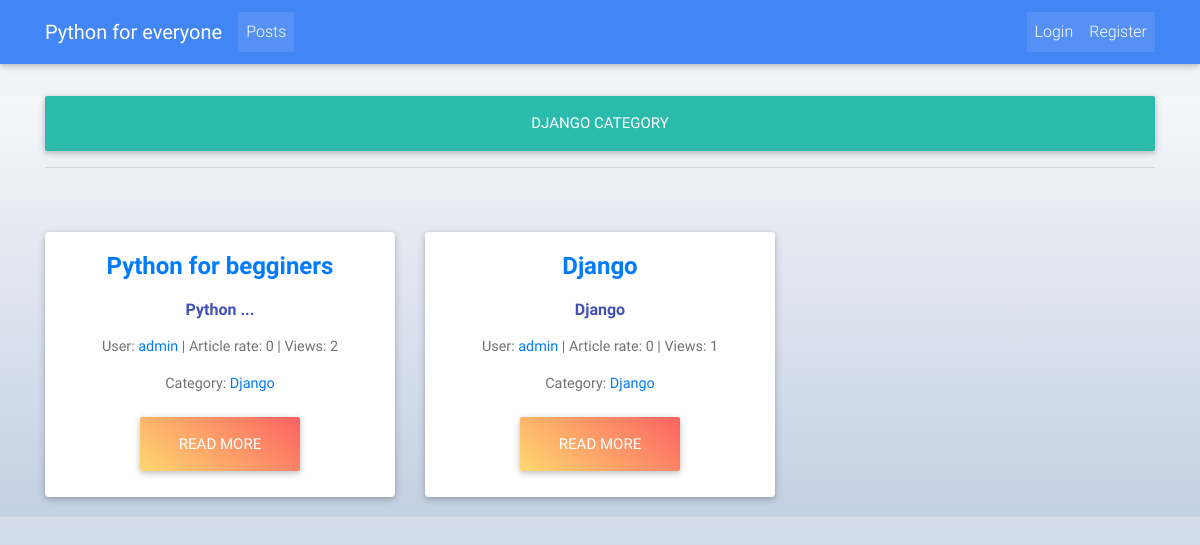
/posts/category/Django/, run on the app's committed database.
### post/models.py (models this page shows, shortened)
class Posts(models.Model):
    user = models.ForeignKey(User, on_delete=models.CASCADE)
    title = models.CharField(max_length=50)
    content = models.TextField()
    image = models.ImageField(upload_to='media',
                              null=True,
                              blank=True,
                             )
    rate = models.IntegerField(default=0)
    views = models.PositiveIntegerField(default=0)
    updated_at = models.DateTimeField(auto_now_add=False, auto_now=True)
    timestamp = models.DateTimeField(auto_now_add=True, auto_now=False)
    objects = PostManager()
    likes = GenericRelation(Like)
    category = models.ForeignKey(Category, on_delete=models.CASCADE)
    def get_user_url(self):
        return reverse("accounts:account", kwargs={"id": self.user.id})
    def get_absolute_url(self):
        return reverse("post:detail_page", kwargs={"id": self.id})

class Category(models.Model):
    name = models.CharField(max_length=50)
    content = models.TextField()
    image = models.ImageField(upload_to='media',
                              null=True,
                              blank=True,
                              )

### post/views.py (the view)
# urls.py: re_path('^category/(?P<slug>[-\w]+)/$', category_detail_view, name='category_detail_view'),
def category_detail_view(request, slug):
    posts = Posts.objects.filter(category__name=slug)
    context = {
        "posts": posts,
        "category": slug
    }
    return render(request, "home/category.html", context)

### templates/home/category.html (shortened to what this page needs)
{% extends "home/base.html" %}
{% block content %}
<br><br>
<div style="background: linear-gradient(#f5f7fa, #c3cfe2);">
    <div class="container">
        <div class="col-xs-10 col-xs-offset-2">
            <div class="row">
                <div class="container">
                <h2 class="btn btn-default btn-lg btn-block">{{ category }} category</h2>
                <hr>
                </div>
                {% if posts %}
                    {% for post in posts %}
                        {% if forloop.counter0|divisibleby:3 %}
                            </div><br><br><div class="row">
                        {% endif %}
                            <div class="col-xs-12 col-sm-6 col-md-4" style="margin-bottom: 20px;">
                                <div class="card card-cascade width_card">
                                  <div class="card-body card-body-cascade text-center">
                                    <h4 class="card-title"><strong><a href="{{ post.get_absolute_url }}">{{ post.title }}</a></strong></h4>
                                    <h6 class="font-weight-bold indigo-text py-2">{{ post.content|truncatechars:20 }}</h6>
                                    <p class="card-text"> User: <a href="{{ post.get_user_url }}">{{ post.user.username }}</a> | Article rate: {{ post.rate }} | Views: {{ post.views }}</p>
                                    <p class="card-text"> Category: <a href="{% url "post:category_detail_view" slug=post.category.name %}">{{ post.category.name }}</a></p>
                                    <a href="{{ post.get_absolute_url }}" class="btn peach-gradient btn-lg ">Read more</a>
                                  </div>
                                </div>
                            </div>
                    {% endfor %}
                {% else %}
                    <h3 class="alert alert-info text-center">Ops, we haven't posts with this category</h3>
                {% endif %}
            </div>
        </div>
        </div>
    </div>
{% endblock %}

### templates/home/base.html (shortened to what this page needs)
{% load staticfiles %}
<!DOCTYPE html>
<html lang="en" class="full-height">
<head>
    <link rel="stylesheet" href="{% static "css/bootstrap.min.css" %}">
    <link rel="stylesheet" href="https://maxcdn.bootstrapcdn.com/font-awesome/4.7.0/css/font-awesome.min.css">
    <link rel="stylesheet" href="{% static "css/compiled.min.css" %}">
    <link rel="stylesheet" href="{% static "css/style.css" %}">
    <link rel="stylesheet" href="{% static "css/custom_style.css" %}">
</head>
<body style="background: linear-gradient(#f5f7fa, #c3cfe2);">
<nav class="navbar navbar-expand-lg navbar-dark primary-color fixed-top scrolling-navbar">
    <div class="container">
      <a class="navbar-brand" href="{% url "start:home" %}">
        <strong>Python for everyone</strong>
      </a>
      <div class="collapse navbar-collapse" id="navbarSupportedContent-7">
        <ul class="navbar-nav mr-auto">
          <li class="nav-item active">
            <a class="nav-link" href="{% url "post:home_page" %}">Posts
            </a>
          </li>
        </ul>
          <ul class="navbar-nav nav-flex-icons">
              {% if request.user.is_authenticated %}
                  <li class="nav-item dropdown">
                    <a class="nav-link dropdown-toggle" id="navbarDropdownMenuLink" data-toggle="dropdown" aria-haspopup="true" aria-expanded="false">You: {{ request.user.username }}</a>
                    <div class="dropdown-menu dropdown-primary" aria-labelledby="navbarDropdownMenuLink">
                        <a class="dropdown-item" href="{% url "accounts:account" id=request.user.id %}">My account</a>
                        <a class="dropdown-item" href="{% url "accounts:account_change_profile" %}">Edit account</a>
                        <a class="dropdown-item" href="{% url "accounts:change_password" %}">Change password</a>
                        <a class="dropdown-item" href="{% url "logout_view" %}">Logout</a>
                    </div>
                  </li>
              {% else %}
                  <ul class="navbar-nav mr-auto">
                      <li class="nav-item active">
                        <a class="nav-link" href="{% url "login_view" %}">Login</a>
                      </li>
                      <li class="nav-item active">
                        <a class="nav-link" href="{% url "register_view" %}">Register</a>
                      </li>
                    </ul>
              {% endif %}
          </ul>
      </div>
    </div>
  </nav>
<div>
    <br><br>
    <div >
    {% block content %}
    {% endblock %}
</div>
</body>
</html>

### static/css/custom_style.css (style rules this page uses)
.navbar { background-color: transparent; }

### data on the page
Posts: title "Python for begginers", content "Python ...", user.username "admin", rate "0", views "2", category.name "Django"
Posts: title "Django", content "Django", user.username "admin", rate "0", views "1", category.name "Django"

### other printed values
{{ category }} "DJANGO"
